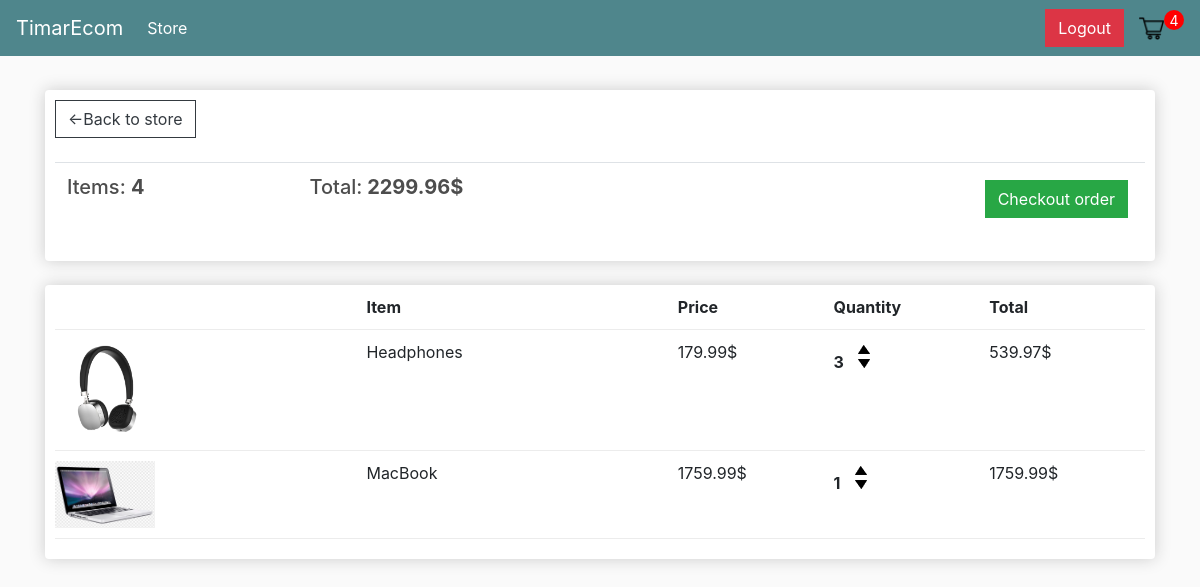
The page /cart/ (signed in) on the database as committed earlier.
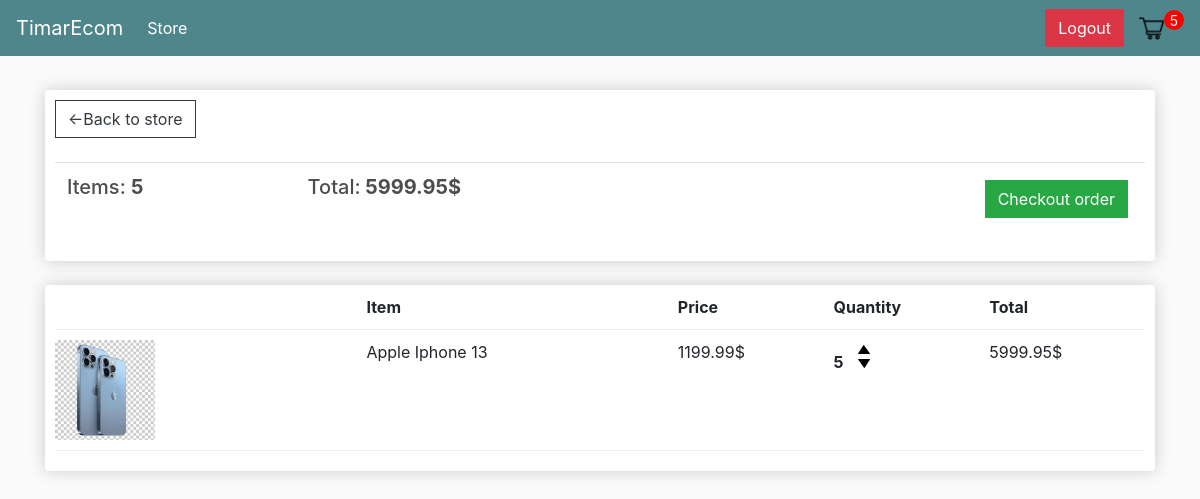
The same page on the database as committed later.
### store/models.py (models this page shows, shortened)
class Order(models.Model):
    customer = models.ForeignKey(Customer, on_delete=models.SET_NULL, blank=True,null=True)
    date_ordered = models.DateTimeField(auto_now_add=True)
    complete = models.BooleanField(default=False)
    transaction_id = models.CharField(max_length=100,null=True)
    @property
    def get_cart_total(self):
        orderitems = self.orderitem_set.all()
        total = sum([item.get_total for item in orderitems])
        return total
    @property
    def get_cart_items(self):
        orderitems = self.orderitem_set.all()
        total = sum([item.quantity for item in orderitems])
        return total

class OrderItem(models.Model):
    product = models.ForeignKey(Product,on_delete=models.SET_NULL,null=True)
    order = models.ForeignKey(Order,on_delete=models.SET_NULL, null=True)
    quantity = models.IntegerField(default=0,null=True,blank=True)
    date_added = models.DateTimeField(auto_now_add=True)
    @property
    def get_total(self):
        total = self.product.price * self.quantity
        return total

class Product(models.Model):
    name = models.CharField(max_length=200,null=True)
    price = models.DecimalField(max_digits=7,decimal_places=2)
    digital = models.BooleanField(default=False,null=True,blank=True)
    image = models.ImageField(null=True,blank=True)
    @property
    def imageURL(self):
        try:
            url = self.image.url
        except:
            url = ''
        return url

### store/views.py (the view, shortened to what this page needs)
# urls.py: path('cart/',views.cart,name='cart'),
def cart(request):
    if request.user.is_authenticated:
        customer = request.user.customer
        order, created = Order.objects.get_or_create(customer=customer,complete=False)
        items = order.orderitem_set.all()
        cartItems = order.get_cart_items
    context = {'items':items,'order':order}
    return render(request,'store/cart.html',context)

### templates/store/cart.html
{% extends 'store/main.html' %}
{% load static %}
{% block body %}
<div class="row">
    <div class="col-lg-12">
        <div class="box-element">
            <a class="btn btn-outline-dark " href="{% url 'store' %}">&#x2190;Back to store</a>
            <br>
            <br>
            <table class="table">
                <tr>
                    <th><h5>Items: <strong>{{order.get_cart_items}}</strong></h5></th>
                    {% if user.is_authenticated %}
                    <th><h5>Total:<strong> {{order.get_cart_total|floatformat:2}}$</strong></h5></th>
                    <th>
                    {% else %}
                    <th><h5>Total:<strong> {{order.get_cart_total|floatformat:2}}</strong></h5></th>
                    <th>
                        {% endif %}
                        <a  style="float:right; margin:5px;" class="btn btn-success" href="{% url 'checkout' %}">Checkout order</a>
                    </th>
                </tr>
            </table>
        </div>
        <br>
        <div class="box-element">
            <div class="cart-row">
                <div style="flex:2"></div>
                <div style="flex:2"><strong>Item</strong></div>
                <div style="flex:1"><strong>Price</strong></div>
                <div style="flex:1"><strong>Quantity</strong></div>
                <div style="flex:1"><strong>Total</strong></div>
            </div>
            {% for item in items %}
            <div class="cart-row">
                <div style="flex:2"><img class="row-image" src="{{item.product.imageURL}}"></div>
                <div style="flex:2"><p>{{item.product.name}}</p></div>
                <div style="flex:1"><p>{{item.product.price|floatformat:2}}$</p></div>
                <div style="flex:1">
                    <p class="quantity">{{item.quantity}}</p>
                    <div class="quantity">
                        <img data-product="{{item.product.id}}" data-action="add" class="chg-quantity update-cart" src="{% static  'store/img/up.png' %}">
                        <img data-product="{{item.product.id}}" data-action="remove" class="chg-quantity update-cart" src="{% static  'store/img/down.png' %}">
                    </div>
                </div>
                <div style="flex:1"><p>{{item.get_total|floatformat:2}}$</p></div>
            </div>
            {% endfor %}
</div>
</div>
{% endblock %}

### templates/store/main.html (shortened to what this page needs)
<!DOCTYPE html>
{% load static %}
<html>
<head>
	<link rel="stylesheet" href="https://stackpath.bootstrapcdn.com/bootstrap/4.4.1/css/bootstrap.min.css">
	<link rel="stylesheet" type="text/css" href="{% static 'store/css/main.css' %}">
</head>
<body>
	<nav class="navbar navbar-expand-lg navbar-dark bg-dark">
	  <a class="navbar-brand fw-bold" href="{% url 'store' %}">TimarEcom</a>
	  <div class="collapse navbar-collapse" id="navbarSupportedContent">
	    <ul class="navbar-nav mr-auto">
	      <li class="nav-item active">
	        <a class="nav-link" href="{% url 'store' %}">Store <span class="sr-only">(current)</span></a>
	      </li>
	    </ul>
	    <div class="form-inline my-2 my-lg-0">
	     	{% if user.is_authenticated %}
			 <a href="{% url 'logout' %}" class="btn btn-danger ">Logout</a>
	     	<a href="{% url 'cart' %}">
	    		<img  id="cart-icon" src="{% static 'store/img/cart.png' %}">
	    	</a>
			{% if order.get_cart_items != 0 %}
	    	<p id="cart-total">{{order.get_cart_items}}</p>
			{% endif %}
			{% else %}
			<a href="{% url 'login' %}" class="btn btn-warning">Login</a>
			{% endif %}
	    </div>
	  </div>
	</nav>
     <div class="container">
            <br>
            {% block body %}
            {% endblock body %}
         </div>
</body>
</html>

### static/store/css/main.css (style rules this page uses)
body { background-color: hsl(0, 0%, 98%); }
h1,h2,h3,h4,h5,h6 { color:hsl(0, 0%, 30%); }
.box-element { box-shadow:hsl(0, 0%, 80%) 0 0 16px; background-color: #fff; border-radius: 4px; padding: 10px; }
.bg-dark { background-color: #4f868c!important; }
#cart-icon { width:25px; display: inline-block; margin-left: 15px; }
#cart-total { display: block; text-align: center; color:#fff; background-color: red; width: 20px; height: 20px; border-radius: 50%; font-size: 14px; }
.col-lg-4, .col-lg-6, .col-lg-8, .col-lg-12 { margin-top: 10px; }
.btn { border-radius: 0; }
.row-image { width: 100px; }
.cart-row { display: flex; align-items: flex-stretch; padding-bottom: 10px; margin-bottom: 10px; border-bottom: 1px solid #ececec; }
.quantity { display: inline-block; font-weight: 700; padding-right:10px; }
.chg-quantity { width: 12px; cursor: pointer; display: block; margin-top: 5px; transition:.1s; }

Rows that differ between the two databases and show on the page:
no longer on this page (row edited): Order: get_cart_items "4", get_cart_total "2299.96"
removed OrderItem: product.imageURL (picture), product.name "Headphones", product.price "179.99", quantity "3", get_total "539.97"
removed OrderItem: product.imageURL (picture), product.name "MacBook", product.price "1759.99", quantity "1", get_total "1759.99"
added Order: get_cart_items "5", get_cart_total "5999.95"
added OrderItem: product.imageURL (picture), product.name "Apple Iphone 13", product.price "1199.99", quantity "5", get_total "5999.95"
